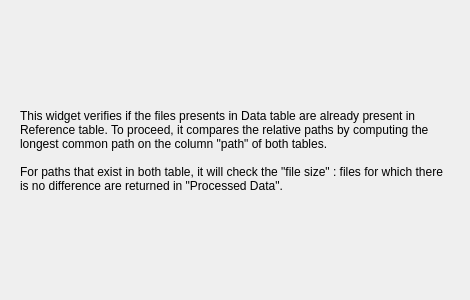
<?xml version="1.0" encoding="UTF-8"?>
<ui version="4.0">
 <class>Form</class>
 <widget class="QWidget" name="Form">
  <property name="geometry">
   <rect>
    <x>0</x>
    <y>0</y>
    <width>470</width>
    <height>300</height>
   </rect>
  </property>
  <property name="windowTitle">
   <string>Form</string>
  </property>
  <widget class="QLabel" name="Description">
   <property name="geometry">
    <rect>
     <x>20</x>
     <y>20</y>
     <width>431</width>
     <height>261</height>
    </rect>
   </property>
   <property name="text">
    <string>This widget verifies if the files presents in Data table are already present in Reference table. To proceed, it compares the relative paths by computing the longest common path on the column "path" of both tables.

For paths that exist in both table, it will check the "file size" : files for which there is no difference are returned in "Processed Data".</string>
   </property>
   <property name="textFormat">
    <enum>Qt::AutoText</enum>
   </property>
   <property name="alignment">
    <set>Qt::AlignLeading|Qt::AlignLeft|Qt::AlignVCenter</set>
   </property>
   <property name="wordWrap">
    <bool>true</bool>
   </property>
  </widget>
 </widget>
 <resources/>
 <connections/>
</ui>
